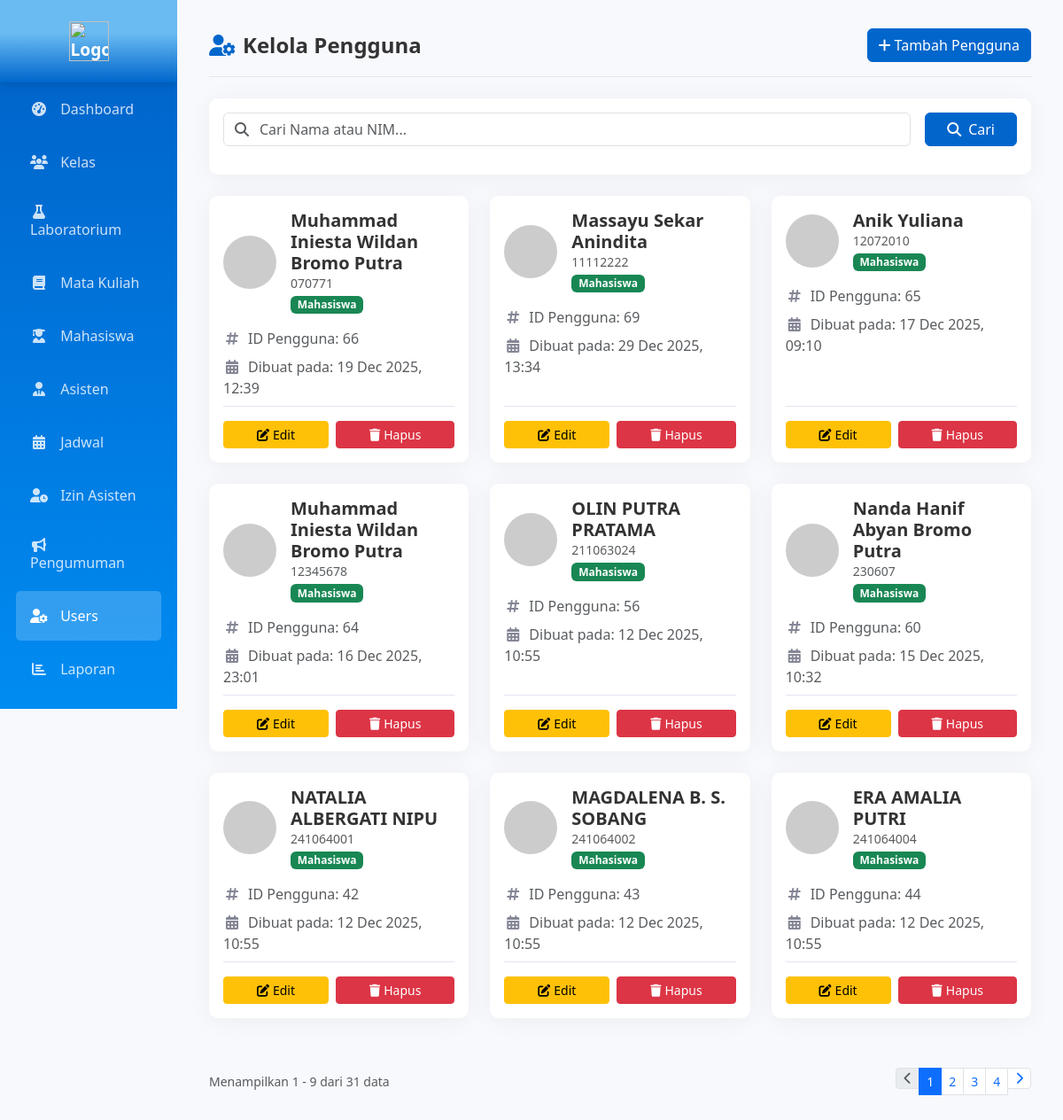
Page /index.php?page=admin_users (signed in) on the committed database.
### tables this page shows
CREATE TABLE `users` (
  `id` int(11) NOT NULL,
  `username` varchar(20) NOT NULL,
  `password` varchar(255) NOT NULL,
  `role` enum('mahasiswa','asisten','admin') DEFAULT 'mahasiswa',
  `created_at` timestamp NOT NULL DEFAULT current_timestamp(),
  `remember_token` varchar(64) DEFAULT NULL,
  `token_expires` datetime DEFAULT NULL
);

### pages/admin/users.php (the view, shortened to what this page needs)
<?php
$per_page = 9;
$current_page = get_current_page();
$search = isset($_GET['search']) ? escape($_GET['search']) : '';
$search_param = '%' . $search . '%';
if ($search) {
    $stmt_count = mysqli_prepare($conn, "SELECT COUNT(*) as total FROM users u
                                    LEFT JOIN mahasiswa m ON u.id = m.user_id
                                    LEFT JOIN asisten a ON u.id = a.user_id
                                    WHERE (u.username LIKE ? OR m.nama LIKE ? OR a.nama LIKE ?)");
    mysqli_stmt_bind_param($stmt_count, "sss", $search_param, $search_param, $search_param);
    mysqli_stmt_execute($stmt_count);
    $count_result = mysqli_stmt_get_result($stmt_count);
} else {
    $count_result = mysqli_query($conn, "SELECT COUNT(*) as total FROM users");
}
$total_data = mysqli_fetch_assoc($count_result)['total'];
$total_pages = get_total_pages($total_data, $per_page);
$offset = get_offset($current_page, $per_page);
if ($search) {
    $stmt_users = mysqli_prepare($conn, "SELECT
                                    u.*,
                                    COALESCE(m.foto, a.foto) as foto,
                                    COALESCE(m.nama, a.nama, u.username) as nama_lengkap
                                  FROM
                                    users u
                                  LEFT JOIN
                                    mahasiswa m ON u.id = m.user_id
                                  LEFT JOIN
                                    asisten a ON u.id = a.user_id
                                  WHERE (u.username LIKE ? OR m.nama LIKE ? OR a.nama LIKE ?)
                                  ORDER BY
                                    u.role, u.username
                                  LIMIT ?, ?");
    mysqli_stmt_bind_param($stmt_users, "sssii", $search_param, $search_param, $search_param, $offset, $per_page);
    mysqli_stmt_execute($stmt_users);
    $users = mysqli_stmt_get_result($stmt_users);
} else {
    $stmt_users = mysqli_prepare($conn, "SELECT
                                    u.*,
                                    COALESCE(m.foto, a.foto) as foto,
                                    COALESCE(m.nama, a.nama, u.username) as nama_lengkap
                                  FROM
                                    users u
                                  LEFT JOIN
                                    mahasiswa m ON u.id = m.user_id
                                  LEFT JOIN
                                    asisten a ON u.id = a.user_id
                                  ORDER BY
                                    u.role, u.username
                                  LIMIT ?, ?");
    mysqli_stmt_bind_param($stmt_users, "ii", $offset, $per_page);
    mysqli_stmt_execute($stmt_users);
    $users = mysqli_stmt_get_result($stmt_users);
}
    ?>
<?php include 'includes/header.php'; ?>
<div class="container-fluid">
    <div class="row">
        <div class="col-md-3 col-lg-2 px-0">
            <?php include 'includes/sidebar.php'; ?>
        </div>
        <div class="col-md-9 col-lg-10">
            <div class="content-wrapper p-4">
                <div class="page-header d-flex flex-column flex-md-row justify-content-between align-items-stretch align-items-md-center gap-3 pt-2">
                    <h4 class="mb-0"><i class="fas fa-user-cog me-2"></i>Kelola Pengguna</h4>
                    <button class="btn btn-primary w-100 w-md-auto" data-bs-toggle="modal" data-bs-target="#modalTambah">
                        <i class="fas fa-plus me-1"></i>Tambah Pengguna
                    </button>
                </div>
                <div class="card mb-4">
                    <div class="card-body">
                        <form method="GET" class="row g-3">
                            <div class="col-12 col-md">
                                <div class="input-group">
                                    <span class="input-group-text bg-white text-muted"><i class="fas fa-search"></i></span>
                                    <input type="text" name="search" id="searchInput" class="form-control border-start-0 ps-0" placeholder="Cari Nama atau NIM..." value="<?= htmlspecialchars($search) ?>">
                                </div>
                            </div>
                            <div class="col-12 col-md-auto">
                                <button type="submit" class="btn btn-primary w-100 px-4"><i class="fas fa-search me-2"></i>Cari</button>
                            </div>
                        </form>
                    </div>
                </div>
                <div id="usersContainer">
                <div class="row">
                     <?php if (mysqli_num_rows($users) > 0): ?>
                        <?php
                        while ($u = mysqli_fetch_assoc($users)):
                            $badge_role = ['admin' => 'bg-danger', 'asisten' => 'bg-info', 'mahasiswa' => 'bg-success'];
                            $foto_profil = (!empty($u['foto']) && file_exists($u['foto']))
                                           ? $u['foto']
                                           : 'https://ui-avatars.com/api/?name=' . urlencode($u['username']) . '&background=random&color=fff&rounded=true';
                        ?>
                            <div class="col-lg-4 col-md-6 mb-4">
                                <div class="card h-100 user-card">
                                    <div class="card-body d-flex flex-column">
                                        <div class="d-flex align-items-center mb-3">
                                            <img src="<?= $foto_profil ?>" alt="<?= htmlspecialchars($u['username']) ?>" class="user-avatar me-3" loading="lazy">
                                            <div>
                                                <h5 class="card-title mb-0"><?= htmlspecialchars($u['nama_lengkap']) ?></h5>
                                                <div class="small text-muted"><?= htmlspecialchars($u['username']) ?></div>
                                                <span class="badge <?= $badge_role[$u['role']] ?> mt-1"><?= ucfirst(htmlspecialchars($u['role'])) ?></span>
                                            </div>
                                        </div>
                                        <p class="text-muted mb-2"><i class="fas fa-hashtag me-2"></i>ID Pengguna: <?= $u['id'] ?></p>
                                        <p class="text-muted mb-2"><i class="fas fa-calendar-alt me-2"></i>Dibuat pada: <?= date('d M Y, H:i', strtotime($u['created_at'])) ?></p>
                                        <div class="mt-auto action-buttons">
                                            <button class="btn btn-sm btn-warning" onclick="editUser(<?= $u['id'] ?>, '<?= htmlspecialchars($u['username'], ENT_QUOTES) ?>', '<?= $u['role'] ?>')">
                                                <i class="fas fa-edit me-1"></i>Edit
                                            </button>
                                            <button class="btn btn-sm btn-danger" onclick="hapusUser(<?= $u['id'] ?>)">
                                                <i class="fas fa-trash me-1"></i>Hapus
                                            </button>
                                        </div>
                                    </div>
                                </div>
                            </div>
                        <?php endwhile; ?>
                    <?php endif; ?>
                </div>
                <?php if ($total_data > 0): ?>
                <div class="d-flex flex-column flex-md-row justify-content-between align-items-center mt-3 gap-2">
                    <?= render_pagination_info($current_page, $per_page, $total_data) ?>
                    <?= render_pagination($current_page, $total_pages, 'index.php?page=admin_users', ['search' => $search]) ?>
                </div>
                <?php endif; ?>
                </div>
            </div>
        </div>
    </div>
</div>
<?php include 'includes/footer.php'; ?>

### includes/header.php (style rules this page uses)
:root { --primary-color: #0066cc; --prima-color: #0099ffff; --primari-color: #0066ccff; --secondary-color: #00ccff; --success-color: #66cc00; --info-color: #00ccff; --warning-color: #ffaa00; --danger-color: #ff3333; --bg-body: #f8f9fc; --bg-card: #ffffff; --bg-input: #ffffff; --text-main: #333333; --text-muted: #858796; --border-color: #e3e6f0; --topbar-bg: #ffffff; --header-bg: #f8f9fc; --banner-gradient: linear-gradient(90deg, #0066cc, #0099ff, #16a1fdff); --card-shadow: 0 0.15rem 1.75rem 0 rgba(58,59,69,.1); --sidebar-bg: linear-gradient(180deg, #0066cc 10%, #0099ff 100%); --sidebar-brand-bg: linear-gradient(180deg, #6abbf1ff 40%, #0066cc 100%); }
body { font-family: 'Segoe UI', Tahoma, Geneva, Verdana, sans-serif; background-color: var(--bg-body); color: var(--text-main); overflow-x: hidden; transition: background-color 0.3s, color 0.3s; }
.content-wrapper { min-height: 100vh; }
.card { background-color: var(--bg-card); border: none; color: var(--text-main); box-shadow: 0 0.15rem 1.75rem 0 rgba(0,0,0,.05); border-radius: 10px; }
.btn-primary { background-color: var(--primary-color); border-color: var(--primary-color); }
@media (min-width: 768px) { .w-md-auto { width: auto !important; } }
@media (min-width: 992px) { .row > .col-md-3.col-lg-2 { position: fixed; top: 0; left: 0; width: 16.666667%; height: 100vh; overflow-y: auto; z-index: 1000; padding: 0 !important; } }
@media (min-width: 992px) { .row > .col-md-9.col-lg-10 { margin-left: 16.666667%; width: 83.333333% !important; max-width: 83.333333% !important; flex: 0 0 83.333333% !important; } }

### pages/admin/users.php (style rules this page uses)
.page-header { border-bottom: 1px solid var(--border-color); padding-bottom: 1rem; margin-bottom: 1.5rem; }
.page-header h4 { font-weight: 700; color: var(--text-main); }
.page-header h4 i { color: var(--primary-color); }
.user-card { transition: transform 0.2s ease-in-out, box-shadow 0.2s ease-in-out; }
.user-card .card-title { font-weight: 600; color: var(--text-main); }
.user-card .card-body p i { width: 20px; text-align: center; color: var(--text-muted); }
.user-card .action-buttons { display: flex; gap: 0.5rem; margin-top: 1rem; border-top: 1px solid var(--border-color); padding-top: 1rem; }
.user-card .action-buttons .btn { flex-grow: 1; }
.user-avatar { width: 60px; height: 60px; object-fit: cover; border-radius: 50%; }

### rows in the picture
users: nama_lengkap "Muhammad Iniesta Wildan Bromo Putra", username "070771", role "Mahasiswa", id "66", created_at "19 Dec 2025, 12:39"
users: nama_lengkap "Massayu Sekar Anindita", username "11112222", role "Mahasiswa", id "69", created_at "29 Dec 2025, 13:34"
users: nama_lengkap "Anik Yuliana", username "12072010", role "Mahasiswa", id "65", created_at "17 Dec 2025, 09:10"
users: nama_lengkap "Muhammad Iniesta Wildan Bromo Putra", username "12345678", role "Mahasiswa", id "64", created_at "16 Dec 2025, 23:01"
users: nama_lengkap "OLIN PUTRA PRATAMA", username "211063024", role "Mahasiswa", id "56", created_at "12 Dec 2025, 10:55"
users: nama_lengkap "Nanda Hanif Abyan Bromo Putra", username "230607", role "Mahasiswa", id "60", created_at "15 Dec 2025, 10:32"
users: nama_lengkap "NATALIA ALBERGATI NIPU", username "241064001", role "Mahasiswa", id "42", created_at "12 Dec 2025, 10:55"
users: nama_lengkap "MAGDALENA B. S. SOBANG", username "241064002", role "Mahasiswa", id "43", created_at "12 Dec 2025, 10:55"
users: nama_lengkap "ERA AMALIA PUTRI", username "241064004", role "Mahasiswa", id "44", created_at "12 Dec 2025, 10:55"

### other values in the picture
$start "1"
$end "9"
$total_data "31"
$total_pages "4"
